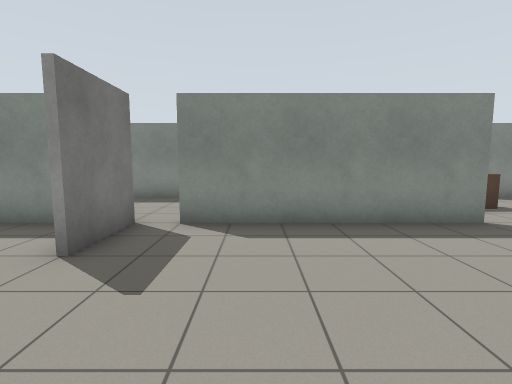
[1] (above)

20 first-person views from a walk through a Gazebo world. The camera is 1.2 m above the floor, tilts 6° down and sees 85° across. The floor is counted in squares, 1 m on a side. Each view is taken from the middle of a square. On the plan, view 1 faces up. The plan holds only what a view shows up to about 12 squares ahead; the rest is blank.

[2]
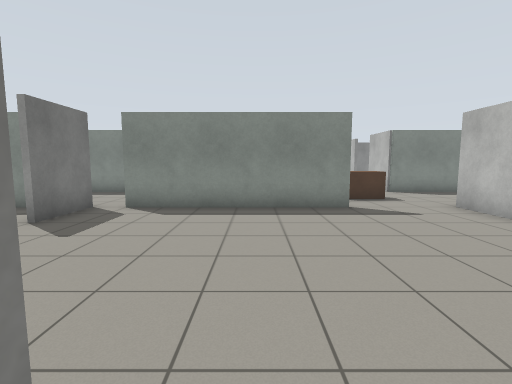

[3]
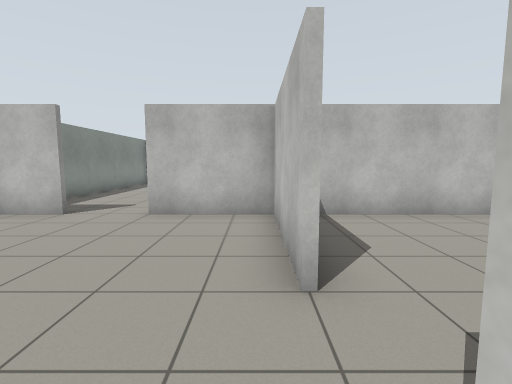

[4]
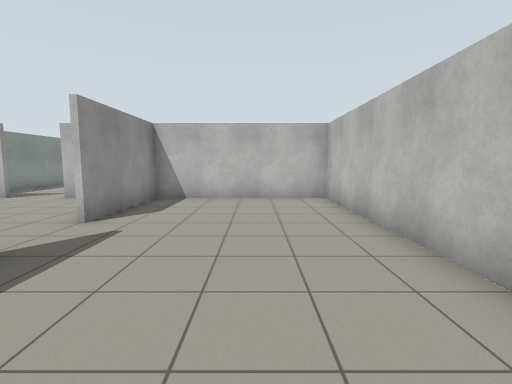

[5]
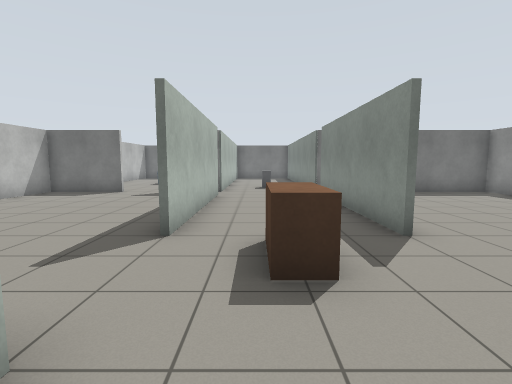

[6]
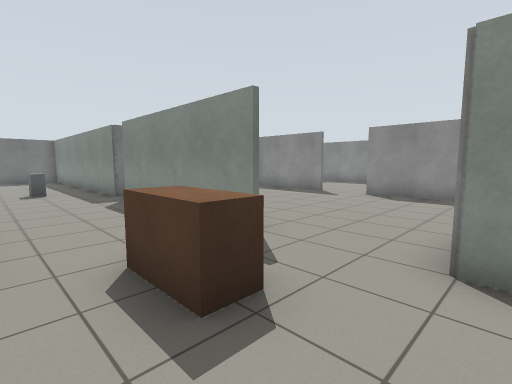

[7]
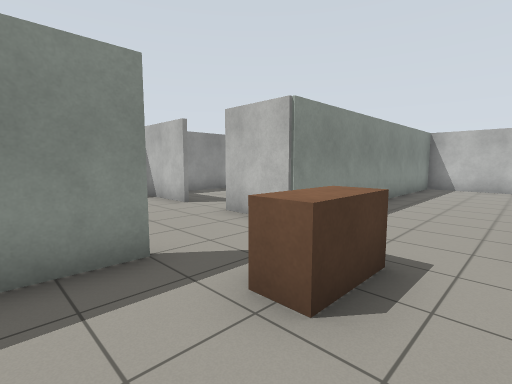

[8]
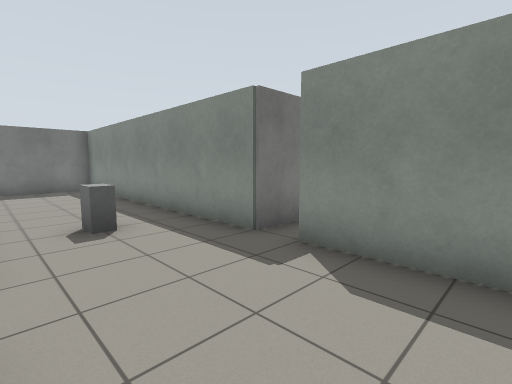

[9]
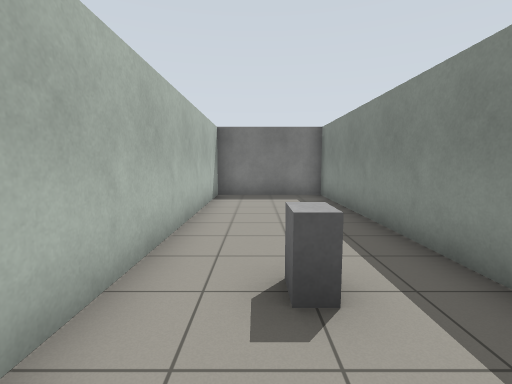

[10]
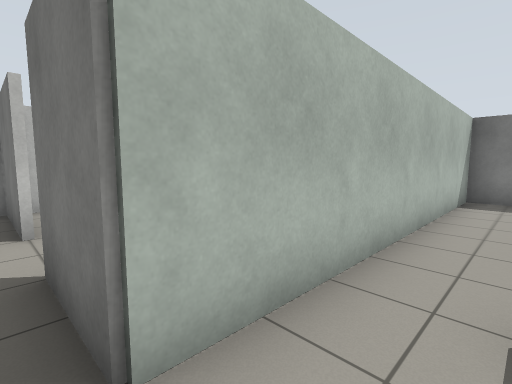

[11]
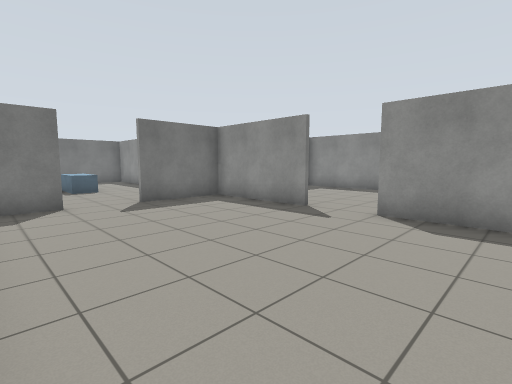

[12]
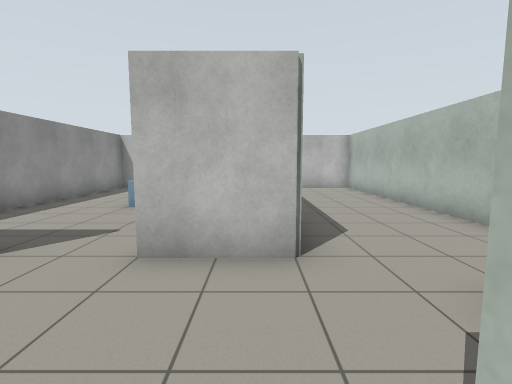

[13]
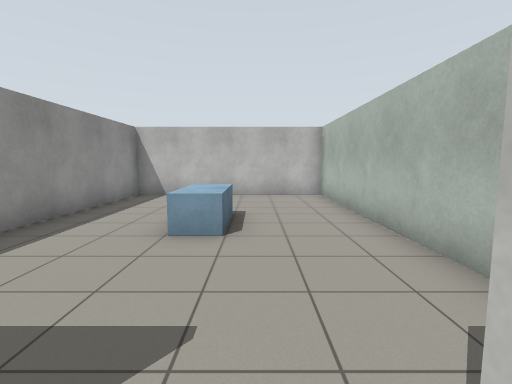

[14]
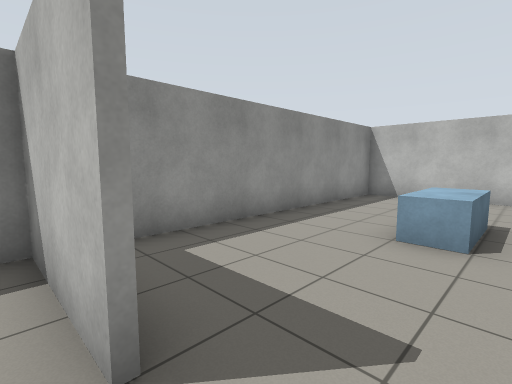

[15]
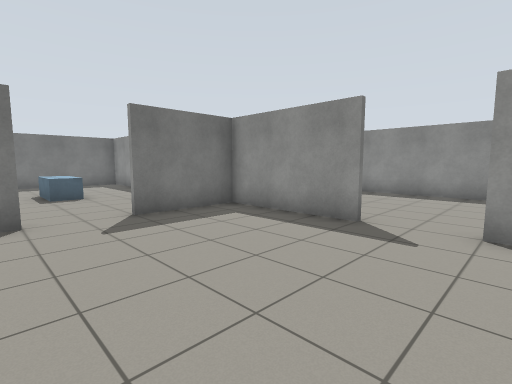

[16]
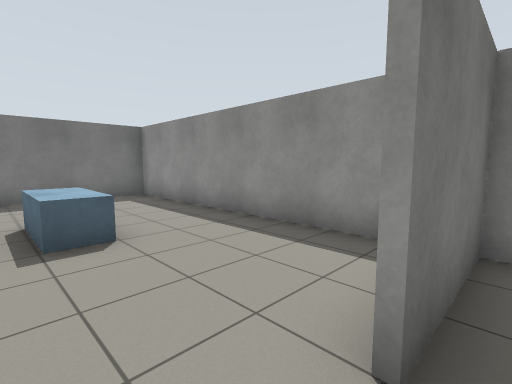

[17]
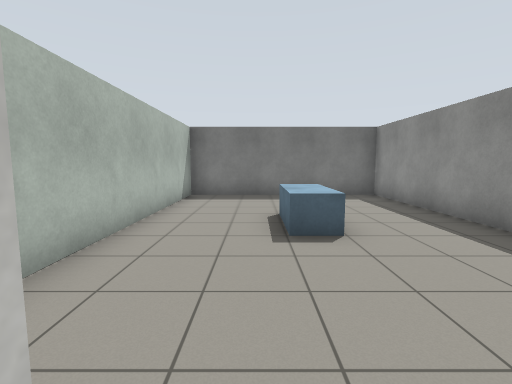

[18]
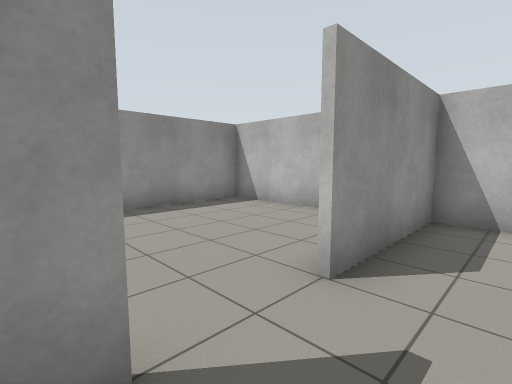

[19]
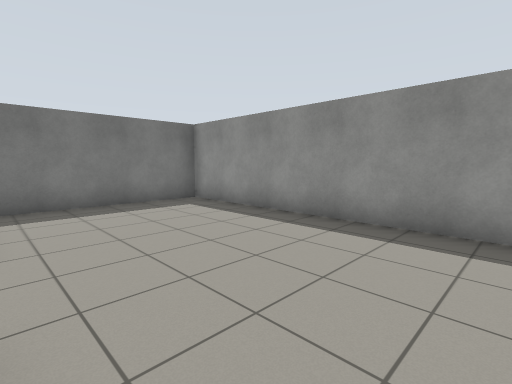

[20]
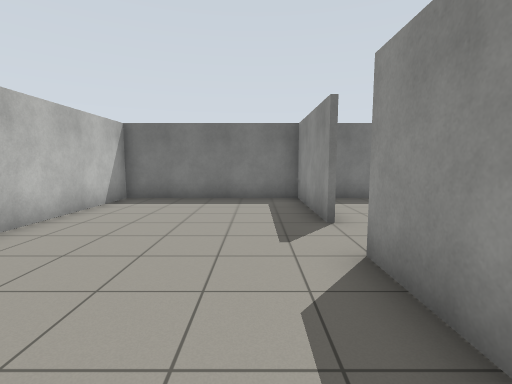

### Floor plan
Points are (right, up) in squares from view 1. A wall is a line through its corners. A room is listed if a view was taken in it or the views show most of it. See-through windows are left out.
Room 1 (views 1, 3, 5, 6, 7, 8, 9, 10, 11, 12, 13, 14, 15, 16, 17, 18)
walls: (4.6, 5.4) (-1.5, 5.4); (4.6, 9.4) (-1.5, 9.4); (-1.5, 5.6) (4.5, 5.6); (7.4, 3.4) (7.4, 5.5); (9.1, 5.6) (16.1, 5.6); (-2.4, 11.6) (-2.4, 9.4) (-12.5, 9.4); (-2.4, 1.6) (-2.4, -1.9); (7.4, 13.4) (7.4, 16.4) (3.5, 16.4); (3.5, -1.4) (7.4, -1.4); (1.6, 16.4) (-2.4, 16.4) (-2.4, 13.5); (7.4, -2) (7.4, 1.5); (-2.5, -1.4) (-0.1, -1.4); (16.8, 9.4) (7.4, 9.4) (7.4, 11.5); (17.4, 6.5) (17.4, 8.8); (-12.4, 9) (-12.4, 5.6) (-2.4, 5.6) (-2.4, 3.4)
ways out: opening at (2.5, -2) to room 2; opening at (2.5, 16) to room 3; opening at (-2, 12.5) to room 4; opening at (8, 12.5) to room 5; opening at (-2, 2.5); opening at (8, 2.5)
objects: grey box (-5, 7) to (-4, 7); brown box (5, 7) to (6, 8)
Room 2 (views 2, 4, 20)
walls: (1.5, -1.6) (-2.5, -1.6); (-2.4, -1.9) (-2.4, -7.4) (7.4, -7.4) (7.4, -2); (7.5, -1.6) (3.5, -1.6)
ways out: opening at (2.5, -2) to room 1
Room 3 (view 19)
walls: (7.4, 19) (7.4, 22.4) (-2.4, 22.4) (-2.4, 17.2)
ways out: opening at (2.5, 16) to room 1
Room 4 (no view inside)
walls: (-3.6, 16.4) (-12.4, 16.4) (-12.4, 9); (-12.5, 9.6) (-4.8, 9.6)
ways out: opening at (-2, 12.5) to room 1
objects: blue box (-8, 13) to (-7, 13)
Room 5 (no view inside)
walls: (9.8, 9.6) (17.4, 9.6) (17.4, 16.4) (8.6, 16.4)
ways out: opening at (8, 12.5) to room 1
objects: blue box (12, 13) to (13, 13)

Where each view was taken, in squares from view 1:
view 1: 0 up, 0 right, facing up
view 2: 2 down, 2 right, facing up
view 3: 1 down, 1 right, facing right
view 4: 5 down, 2 left, facing right
view 5: 7 up, 9 right, facing left
view 6: 6 up, 8 right, facing up-left
view 7: 6 up, 3 right, facing up-right
view 8: 6 up, 1 right, facing up-left
view 9: 7 up, 2 left, facing left
view 10: 7 up, 2 left, facing down-left
view 11: 10 up, 6 right, facing up-left
view 12: 10 up, 4 right, facing right
view 13: 12 up, 7 right, facing right
view 14: 12 up, 7 right, facing up-right
view 15: 11 up, 4 right, facing up-left
view 16: 12 up, 2 left, facing up-left
view 17: 12 up, 2 left, facing left
view 18: 15 up, 1 right, facing up-right
view 19: 17 up, 6 right, facing up-left
view 20: 3 down, 7 right, facing left
